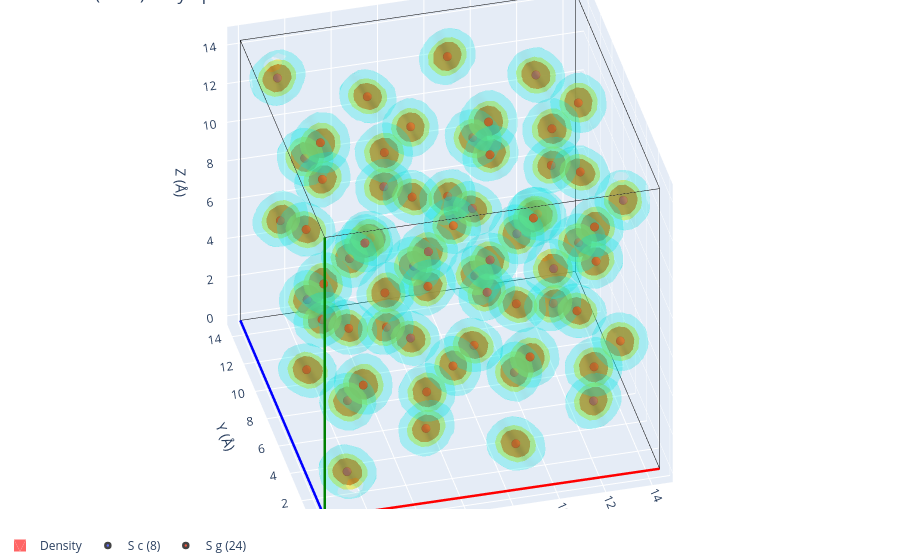

Source (notebook cell):
### Markdown cell above
## A framework species: S

The framework species are not taken from density peaks: each framework atom becomes one site
at its time-averaged position. The scan still keeps every species' density
([`scan.density('S')`][gemdat.crystallizer.CrystallizerScan.density]), so the same plots
show how well that single position describes the atom. Here the S density at each site is
a compact blob rather than a smeared rotational shell: the SbS4/WS4 tetrahedra either keep
their orientation or jump between orientations that put the S atoms back on the same
positions, so a single averaged position per atom describes S well.

### Code cell
scan.plot_sites(specie='S')

### Figure 1 — Plotly figure (JSON) as saved in the notebook; plotly's stock layout.template omitted (floating-point values rounded to 4 significant figures; data arrays with more than 128 entries replaced by an {"elided": "..."} marker saying what was removed)
{"data": [{"line": {"color": "red", "width": 5}, "mode": "lines", "showlegend": false, "type": "scatter3d", "x": [0.0, 14.44], "y": [0.0, -0.02995], "z": [0.0, 3.137e-05]}, {"line": {"color": "blue", "width": 5}, "mode": "lines", "showlegend": false, "type": "scatter3d", "x": [0.0, -0.02995], "y": [0.0, 14.44], "z": [0.0, -5.366e-05]}, {"line": {"color": "green", "width": 5}, "mode": "lines", "showlegend": false, "type": "scatter3d", "x": [0.0, 3.129e-05], "y": [0.0, -5.396e-05], "z": [0.0, 14.48]}, {"line": {"color": "black", "width": 1}, "mode": "lines", "showlegend": false, "type": "scatter3d", "x": [14.44, 14.41], "y": [-0.02995, 14.41], "z": [3.137e-05, -2.229e-05]}, {"line": {"color": "black", "width": 1}, "mode": "lines", "showlegend": false, "type": "scatter3d", "x": [14.44, 14.44], "y": [-0.02995, -0.03], "z": [3.137e-05, 14.48]}, {"line": {"color": "black", "width": 1}, "mode": "lines", "showlegend": false, "type": "scatter3d", "x": [-0.02995, 14.41], "y": [14.44, 14.41], "z": [-5.366e-05, -2.229e-05]}, {"line": {"color": "black", "width": 1}, "mode": "lines", "showlegend": false, "type": "scatter3d", "x": [-0.02995, -0.02991], "y": [14.44, 14.44], "z": [-5.366e-05, 14.48]}, {"line": {"color": "black", "width": 1}, "mode": "lines", "showlegend": false, "type": "scatter3d", "x": [3.129e-05, 14.44], "y": [-5.396e-05, -0.03], "z": [14.48, 14.48]}, {"line": {"color": "black", "width": 1}, "mode": "lines", "showlegend": false, "type": "scatter3d", "x": [3.129e-05, -0.02991], "y": [-5.396e-05, 14.44], "z": [14.48, 14.48]}, {"line": {"color": "black", "width": 1}, "mode": "lines", "showlegend": false, "type": "scatter3d", "x": [14.41, -0.02991], "y": [14.41, 14.44], "z": [14.48, 14.48]}, {"line": {"color": "black", "width": 1}, "mode": "lines", "showlegend": false, "type": "scatter3d", "x": [14.41, 14.44], "y": [14.41, -0.03], "z": [14.48, 14.48]}, {"line": {"color": "black", "width": 1}, "mode": "lines", "showlegend": false, "type": "scatter3d", "x": [14.41, 14.41], "y": [14.41, 14.41], "z": [14.48, -2.229e-05]}, {"color": "red", "i": {"elided": "9300 int values"}, "j": {"elided": "9300 int values"}, "k": {"elided": "9300 int values"}, "legendgroup": "density", "name": "Density", "opacity": 0.6, "showlegend": true, "type": "mesh3d", "x": {"elided": "4778 float values"}, "y": {"elided": "4778 float values"}, "z": {"elided": "4778 float values"}}, {"color": "yellow", "i": {"elided": "16352 int values"}, "j": {"elided": "16352 int values"}, "k": {"elided": "16352 int values"}, "legendgroup": "density", "name": "Density", "opacity": 0.3, "showlegend": false, "type": "mesh3d", "x": {"elided": "8304 float values"}, "y": {"elided": "8304 float values"}, "z": {"elided": "8304 float values"}}, {"color": "cyan", "i": {"elided": "35390 int values"}, "j": {"elided": "35390 int values"}, "k": {"elided": "35390 int values"}, "legendgroup": "density", "name": "Density", "opacity": 0.15, "showlegend": false, "type": "mesh3d", "x": {"elided": "17876 float values"}, "y": {"elided": "17876 float values"}, "z": {"elided": "17876 float values"}}, {"line": {"color": "red", "width": 5}, "mode": "lines", "showlegend": false, "type": "scatter3d", "x": [0.0, 14.44], "y": [0.0, -0.02995], "z": [0.0, 3.137e-05]}, {"line": {"color": "blue", "width": 5}, "mode": "lines", "showlegend": false, "type": "scatter3d", "x": [0.0, -0.02995], "y": [0.0, 14.44], "z": [0.0, -5.366e-05]}, {"line": {"color": "green", "width": 5}, "mode": "lines", "showlegend": false, "type": "scatter3d", "x": [0.0, 3.129e-05], "y": [0.0, -5.396e-05], "z": [0.0, 14.48]}, {"line": {"color": "black", "width": 1}, "mode": "lines", "showlegend": false, "type": "scatter3d", "x": [14.44, 14.41], "y": [-0.02995, 14.41], "z": [3.137e-05, -2.229e-05]}, {"line": {"color": "black", "width": 1}, "mode": "lines", "showlegend": false, "type": "scatter3d", "x": [14.44, 14.44], "y": [-0.02995, -0.03], "z": [3.137e-05, 14.48]}, {"line": {"color": "black", "width": 1}, "mode": "lines", "showlegend": false, "type": "scatter3d", "x": [-0.02995, 14.41], "y": [14.44, 14.41], "z": [-5.366e-05, -2.229e-05]}, {"line": {"color": "black", "width": 1}, "mode": "lines", "showlegend": false, "type": "scatter3d", "x": [-0.02995, -0.02991], "y": [14.44, 14.44], "z": [-5.366e-05, 14.48]}, {"line": {"color": "black", "width": 1}, "mode": "lines", "showlegend": false, "type": "scatter3d", "x": [3.129e-05, 14.44], "y": [-5.396e-05, -0.03], "z": [14.48, 14.48]}, {"line": {"color": "black", "width": 1}, "mode": "lines", "showlegend": false, "type": "scatter3d", "x": [3.129e-05, -0.02991], "y": [-5.396e-05, 14.44], "z": [14.48, 14.48]}, {"line": {"color": "black", "width": 1}, "mode": "lines", "showlegend": false, "type": "scatter3d", "x": [14.41, -0.02991], "y": [14.41, 14.44], "z": [14.48, 14.48]}, {"line": {"color": "black", "width": 1}, "mode": "lines", "showlegend": false, "type": "scatter3d", "x": [14.41, 14.44], "y": [14.41, -0.03], "z": [14.48, 14.48]}, {"line": {"color": "black", "width": 1}, "mode": "lines", "showlegend": false, "type": "scatter3d", "x": [14.41, 14.41], "y": [14.41, 14.41], "z": [14.48, -2.229e-05]}, {"hovertemplate": "%{hovertext}<extra></extra>", "hovertext": ["S c (8)<br>occupancy: 1.00"], "legendgroup": "S c (8)", "marker": {"color": "#636EFA", "line": {"width": 2.5}, "size": 5}, "mode": "markers", "name": "S c (8)", "showlegend": true, "type": "scatter3d", "x": [1.28], "y": [1.285], "z": [1.249]}, {"hovertemplate": "%{hovertext}<extra></extra>", "hovertext": ["S g (24)<br>occupancy: 1.00"], "legendgroup": "S g (24)", "marker": {"color": "#EF553B", "line": {"width": 2.5}, "size": 5}, "mode": "markers", "name": "S g (24)", "showlegend": true, "type": "scatter3d", "x": [1.378], "y": [1.383], "z": [8.567]}, {"hovertemplate": "%{hovertext}<extra></extra>", "hovertext": ["S g (24)<br>occupancy: 1.00"], "legendgroup": "S g (24)", "marker": {"color": "#EF553B", "line": {"width": 2.5}, "size": 5}, "mode": "markers", "name": "S g (24)", "showlegend": false, "type": "scatter3d", "x": [1.363], "y": [8.583], "z": [1.347]}, {"hovertemplate": "%{hovertext}<extra></extra>", "hovertext": ["S g (24)<br>occupancy: 1.00"], "legendgroup": "S g (24)", "marker": {"color": "#EF553B", "line": {"width": 2.5}, "size": 5}, "mode": "markers", "name": "S g (24)", "showlegend": false, "type": "scatter3d", "x": [1.345], "y": [8.601], "z": [8.585]}, {"hovertemplate": "%{hovertext}<extra></extra>", "hovertext": ["S g (24)<br>occupancy: 1.00"], "legendgroup": "S g (24)", "marker": {"color": "#EF553B", "line": {"width": 2.5}, "size": 5}, "mode": "markers", "name": "S g (24)", "showlegend": false, "type": "scatter3d", "x": [8.579], "y": [1.368], "z": [1.347]}, {"hovertemplate": "%{hovertext}<extra></extra>", "hovertext": ["S g (24)<br>occupancy: 1.00"], "legendgroup": "S g (24)", "marker": {"color": "#EF553B", "line": {"width": 2.5}, "size": 5}, "mode": "markers", "name": "S g (24)", "showlegend": false, "type": "scatter3d", "x": [8.597], "y": [1.35], "z": [8.585]}, {"hovertemplate": "%{hovertext}<extra></extra>", "hovertext": ["S g (24)<br>occupancy: 1.00"], "legendgroup": "S g (24)", "marker": {"color": "#EF553B", "line": {"width": 2.5}, "size": 5}, "mode": "markers", "name": "S g (24)", "showlegend": false, "type": "scatter3d", "x": [8.582], "y": [8.586], "z": [1.329]}, {"hovertemplate": "%{hovertext}<extra></extra>", "hovertext": ["S c (8)<br>occupancy: 1.00"], "legendgroup": "S c (8)", "marker": {"color": "#636EFA", "line": {"width": 2.5}, "size": 5}, "mode": "markers", "name": "S c (8)", "showlegend": false, "type": "scatter3d", "x": [8.484], "y": [8.489], "z": [8.487]}, {"hovertemplate": "%{hovertext}<extra></extra>", "hovertext": ["S g (24)<br>occupancy: 1.00"], "legendgroup": "S g (24)", "marker": {"color": "#EF553B", "line": {"width": 2.5}, "size": 5}, "mode": "markers", "name": "S g (24)", "showlegend": false, "type": "scatter3d", "x": [1.351], "y": [5.872], "z": [5.849]}, {"hovertemplate": "%{hovertext}<extra></extra>", "hovertext": ["S g (24)<br>occupancy: 1.00"], "legendgroup": "S g (24)", "marker": {"color": "#EF553B", "line": {"width": 2.5}, "size": 5}, "mode": "markers", "name": "S g (24)", "showlegend": false, "type": "scatter3d", "x": [1.369], "y": [5.89], "z": [13.09]}, {"hovertemplate": "%{hovertext}<extra></extra>", "hovertext": ["S g (24)<br>occupancy: 1.00"], "legendgroup": "S g (24)", "marker": {"color": "#EF553B", "line": {"width": 2.5}, "size": 5}, "mode": "markers", "name": "S g (24)", "showlegend": false, "type": "scatter3d", "x": [1.354], "y": [13.09], "z": [5.867]}, {"hovertemplate": "%{hovertext}<extra></extra>", "hovertext": ["S c (8)<br>occupancy: 1.00"], "legendgroup": "S c (8)", "marker": {"color": "#636EFA", "line": {"width": 2.5}, "size": 5}, "mode": "markers", "name": "S c (8)", "showlegend": false, "type": "scatter3d", "x": [1.256], "y": [13.19], "z": [13.18]}, {"hovertemplate": "%{hovertext}<extra></extra>", "hovertext": ["S c (8)<br>occupancy: 1.00"], "legendgroup": "S c (8)", "marker": {"color": "#636EFA", "line": {"width": 2.5}, "size": 5}, "mode": "markers", "name": "S c (8)", "showlegend": false, "type": "scatter3d", "x": [8.489], "y": [5.956], "z": [5.947]}, {"hovertemplate": "%{hovertext}<extra></extra>", "hovertext": ["S g (24)<br>occupancy: 1.00"], "legendgroup": "S g (24)", "marker": {"color": "#EF553B", "line": {"width": 2.5}, "size": 5}, "mode": "markers", "name": "S g (24)", "showlegend": false, "type": "scatter3d", "x": [8.588], "y": [5.857], "z": [13.1]}, {"hovertemplate": "%{hovertext}<extra></extra>", "hovertext": ["S g (24)<br>occupancy: 1.00"], "legendgroup": "S g (24)", "marker": {"color": "#EF553B", "line": {"width": 2.5}, "size": 5}, "mode": "markers", "name": "S g (24)", "showlegend": false, "type": "scatter3d", "x": [8.573], "y": [13.09], "z": [5.849]}, {"hovertemplate": "%{hovertext}<extra></extra>", "hovertext": ["S g (24)<br>occupancy: 1.00"], "legendgroup": "S g (24)", "marker": {"color": "#EF553B", "line": {"width": 2.5}, "size": 5}, "mode": "markers", "name": "S g (24)", "showlegend": false, "type": "scatter3d", "x": [8.555], "y": [13.08], "z": [13.09]}, {"hovertemplate": "%{hovertext}<extra></extra>", "hovertext": ["S g (24)<br>occupancy: 1.00"], "legendgroup": "S g (24)", "marker": {"color": "#EF553B", "line": {"width": 2.5}, "size": 5}, "mode": "markers", "name": "S g (24)", "showlegend": false, "type": "scatter3d", "x": [5.858], "y": [5.863], "z": [1.329]}, {"hovertemplate": "%{hovertext}<extra></extra>", "hovertext": ["S c (8)<br>occupancy: 1.00"], "legendgroup": "S c (8)", "marker": {"color": "#636EFA", "line": {"width": 2.5}, "size": 5}, "mode": "markers", "name": "S c (8)", "showlegend": false, "type": "scatter3d", "x": [5.956], "y": [5.961], "z": [8.487]}, {"hovertemplate": "%{hovertext}<extra></extra>", "hovertext": ["S g (24)<br>occupancy: 1.00"], "legendgroup": "S g (24)", "marker": {"color": "#EF553B", "line": {"width": 2.5}, "size": 5}, "mode": "markers", "name": "S g (24)", "showlegend": false, "type": "scatter3d", "x": [5.862], "y": [13.08], "z": [1.347]}, {"hovertemplate": "%{hovertext}<extra></extra>", "hovertext": ["S g (24)<br>occupancy: 1.00"], "legendgroup": "S g (24)", "marker": {"color": "#EF553B", "line": {"width": 2.5}, "size": 5}, "mode": "markers", "name": "S g (24)", "showlegend": false, "type": "scatter3d", "x": [5.843], "y": [13.1], "z": [8.585]}, {"hovertemplate": "%{hovertext}<extra></extra>", "hovertext": ["S g (24)<br>occupancy: 1.00"], "legendgroup": "S g (24)", "marker": {"color": "#EF553B", "line": {"width": 2.5}, "size": 5}, "mode": "markers", "name": "S g (24)", "showlegend": false, "type": "scatter3d", "x": [13.08], "y": [5.866], "z": [1.347]}, {"hovertemplate": "%{hovertext}<extra></extra>", "hovertext": ["S g (24)<br>occupancy: 1.00"], "legendgroup": "S g (24)", "marker": {"color": "#EF553B", "line": {"width": 2.5}, "size": 5}, "mode": "markers", "name": "S g (24)", "showlegend": false, "type": "scatter3d", "x": [13.1], "y": [5.848], "z": [8.585]}, {"hovertemplate": "%{hovertext}<extra></extra>", "hovertext": ["S c (8)<br>occupancy: 1.00"], "legendgroup": "S c (8)", "marker": {"color": "#636EFA", "line": {"width": 2.5}, "size": 5}, "mode": "markers", "name": "S c (8)", "showlegend": false, "type": "scatter3d", "x": [13.16], "y": [13.16], "z": [1.249]}, {"hovertemplate": "%{hovertext}<extra></extra>", "hovertext": ["S g (24)<br>occupancy: 1.00"], "legendgroup": "S g (24)", "marker": {"color": "#EF553B", "line": {"width": 2.5}, "size": 5}, "mode": "markers", "name": "S g (24)", "showlegend": false, "type": "scatter3d", "x": [13.06], "y": [13.07], "z": [8.567]}, {"hovertemplate": "%{hovertext}<extra></extra>", "hovertext": ["S g (24)<br>occupancy: 1.00"], "legendgroup": "S g (24)", "marker": {"color": "#EF553B", "line": {"width": 2.5}, "size": 5}, "mode": "markers", "name": "S g (24)", "showlegend": false, "type": "scatter3d", "x": [5.868], "y": [1.356], "z": [5.849]}, {"hovertemplate": "%{hovertext}<extra></extra>", "hovertext": ["S g (24)<br>occupancy: 1.00"], "legendgroup": "S g (24)", "marker": {"color": "#EF553B", "line": {"width": 2.5}, "size": 5}, "mode": "markers", "name": "S g (24)", "showlegend": false, "type": "scatter3d", "x": [5.886], "y": [1.374], "z": [13.09]}, {"hovertemplate": "%{hovertext}<extra></extra>", "hovertext": ["S c (8)<br>occupancy: 1.00"], "legendgroup": "S c (8)", "marker": {"color": "#636EFA", "line": {"width": 2.5}, "size": 5}, "mode": "markers", "name": "S c (8)", "showlegend": false, "type": "scatter3d", "x": [5.951], "y": [8.494], "z": [5.947]}, {"hovertemplate": "%{hovertext}<extra></extra>", "hovertext": ["S g (24)<br>occupancy: 1.00"], "legendgroup": "S g (24)", "marker": {"color": "#EF553B", "line": {"width": 2.5}, "size": 5}, "mode": "markers", "name": "S g (24)", "showlegend": false, "type": "scatter3d", "x": [5.853], "y": [8.592], "z": [13.1]}, {"hovertemplate": "%{hovertext}<extra></extra>", "hovertext": ["S g (24)<br>occupancy: 1.00"], "legendgroup": "S g (24)", "marker": {"color": "#EF553B", "line": {"width": 2.5}, "size": 5}, "mode": "markers", "name": "S g (24)", "showlegend": false, "type": "scatter3d", "x": [13.09], "y": [1.359], "z": [5.867]}, {"hovertemplate": "%{hovertext}<extra></extra>", "hovertext": ["S c (8)<br>occupancy: 1.00"], "legendgroup": "S c (8)", "marker": {"color": "#636EFA", "line": {"width": 2.5}, "size": 5}, "mode": "markers", "name": "S c (8)", "showlegend": false, "type": "scatter3d", "x": [13.18], "y": [1.26], "z": [13.18]}, {"hovertemplate": "%{hovertext}<extra></extra>", "hovertext": ["S g (24)<br>occupancy: 1.00"], "legendgroup": "S g (24)", "marker": {"color": "#EF553B", "line": {"width": 2.5}, "size": 5}, "mode": "markers", "name": "S g (24)", "showlegend": false, "type": "scatter3d", "x": [13.09], "y": [8.577], "z": [5.849]}, {"hovertemplate": "%{hovertext}<extra></extra>", "hovertext": ["S g (24)<br>occupancy: 1.00"], "legendgroup": "S g (24)", "marker": {"color": "#EF553B", "line": {"width": 2.5}, "size": 5}, "mode": "markers", "name": "S g (24)", "showlegend": false, "type": "scatter3d", "x": [13.07], "y": [8.559], "z": [13.09]}, {"hovertemplate": "%{hovertext}<extra></extra>", "hovertext": ["S c (8)<br>occupancy: 1.00"], "legendgroup": "S c (8)", "marker": {"color": "#636EFA", "line": {"width": 2.5}, "size": 5}, "mode": "markers", "name": "S c (8)", "showlegend": false, "type": "scatter3d", "x": [4.936], "y": [4.941], "z": [4.922]}, {"hovertemplate": "%{hovertext}<extra></extra>", "hovertext": ["S g (24)<br>occupancy: 1.00"], "legendgroup": "S g (24)", "marker": {"color": "#EF553B", "line": {"width": 2.5}, "size": 5}, "mode": "markers", "name": "S g (24)", "showlegend": false, "type": "scatter3d", "x": [5.024], "y": [5.029], "z": [12.13]}, {"hovertemplate": "%{hovertext}<extra></extra>", "hovertext": ["S g (24)<br>occupancy: 1.00"], "legendgroup": "S g (24)", "marker": {"color": "#EF553B", "line": {"width": 2.5}, "size": 5}, "mode": "markers", "name": "S g (24)", "showlegend": false, "type": "scatter3d", "x": [5.009], "y": [12.13], "z": [5.01]}, {"hovertemplate": "%{hovertext}<extra></extra>", "hovertext": ["S g (24)<br>occupancy: 1.00"], "legendgroup": "S g (24)", "marker": {"color": "#EF553B", "line": {"width": 2.5}, "size": 5}, "mode": "markers", "name": "S g (24)", "showlegend": false, "type": "scatter3d", "x": [4.895], "y": [12.25], "z": [12.25]}, {"hovertemplate": "%{hovertext}<extra></extra>", "hovertext": ["S g (24)<br>occupancy: 1.00"], "legendgroup": "S g (24)", "marker": {"color": "#EF553B", "line": {"width": 2.5}, "size": 5}, "mode": "markers", "name": "S g (24)", "showlegend": false, "type": "scatter3d", "x": [12.13], "y": [5.014], "z": [5.01]}, {"hovertemplate": "%{hovertext}<extra></extra>", "hovertext": ["S g (24)<br>occupancy: 1.00"], "legendgroup": "S g (24)", "marker": {"color": "#EF553B", "line": {"width": 2.5}, "size": 5}, "mode": "markers", "name": "S g (24)", "showlegend": false, "type": "scatter3d", "x": [12.24], "y": [4.899], "z": [12.25]}, {"hovertemplate": "%{hovertext}<extra></extra>", "hovertext": ["S g (24)<br>occupancy: 1.00"], "legendgroup": "S g (24)", "marker": {"color": "#EF553B", "line": {"width": 2.5}, "size": 5}, "mode": "markers", "name": "S g (24)", "showlegend": false, "type": "scatter3d", "x": [12.23], "y": [12.23], "z": [4.896]}, {"hovertemplate": "%{hovertext}<extra></extra>", "hovertext": ["S c (8)<br>occupancy: 1.00"], "legendgroup": "S c (8)", "marker": {"color": "#636EFA", "line": {"width": 2.5}, "size": 5}, "mode": "markers", "name": "S c (8)", "showlegend": false, "type": "scatter3d", "x": [12.14], "y": [12.14], "z": [12.16]}, {"hovertemplate": "%{hovertext}<extra></extra>", "hovertext": ["S g (24)<br>occupancy: 1.00"], "legendgroup": "S g (24)", "marker": {"color": "#EF553B", "line": {"width": 2.5}, "size": 5}, "mode": "markers", "name": "S g (24)", "showlegend": false, "type": "scatter3d", "x": [4.915], "y": [2.212], "z": [2.186]}, {"hovertemplate": "%{hovertext}<extra></extra>", "hovertext": ["S g (24)<br>occupancy: 1.00"], "legendgroup": "S g (24)", "marker": {"color": "#EF553B", "line": {"width": 2.5}, "size": 5}, "mode": "markers", "name": "S g (24)", "showlegend": false, "type": "scatter3d", "x": [5.03], "y": [2.326], "z": [9.424]}, {"hovertemplate": "%{hovertext}<extra></extra>", "hovertext": ["S g (24)<br>occupancy: 1.00"], "legendgroup": "S g (24)", "marker": {"color": "#EF553B", "line": {"width": 2.5}, "size": 5}, "mode": "markers", "name": "S g (24)", "showlegend": false, "type": "scatter3d", "x": [5.015], "y": [9.43], "z": [2.301]}, {"hovertemplate": "%{hovertext}<extra></extra>", "hovertext": ["S c (8)<br>occupancy: 1.00"], "legendgroup": "S c (8)", "marker": {"color": "#636EFA", "line": {"width": 2.5}, "size": 5}, "mode": "markers", "name": "S c (8)", "showlegend": false, "type": "scatter3d", "x": [4.927], "y": [9.518], "z": [9.512]}, {"hovertemplate": "%{hovertext}<extra></extra>", "hovertext": ["S c (8)<br>occupancy: 1.00"], "legendgroup": "S c (8)", "marker": {"color": "#636EFA", "line": {"width": 2.5}, "size": 5}, "mode": "markers", "name": "S c (8)", "showlegend": false, "type": "scatter3d", "x": [12.16], "y": [2.285], "z": [2.274]}, {"hovertemplate": "%{hovertext}<extra></extra>", "hovertext": ["S g (24)<br>occupancy: 1.00"], "legendgroup": "S g (24)", "marker": {"color": "#EF553B", "line": {"width": 2.5}, "size": 5}, "mode": "markers", "name": "S g (24)", "showlegend": false, "type": "scatter3d", "x": [12.25], "y": [2.197], "z": [9.538]}, {"hovertemplate": "%{hovertext}<extra></extra>", "hovertext": ["S g (24)<br>occupancy: 1.00"], "legendgroup": "S g (24)", "marker": {"color": "#EF553B", "line": {"width": 2.5}, "size": 5}, "mode": "markers", "name": "S g (24)", "showlegend": false, "type": "scatter3d", "x": [12.23], "y": [9.529], "z": [2.186]}, {"hovertemplate": "%{hovertext}<extra></extra>", "hovertext": ["S g (24)<br>occupancy: 1.00"], "legendgroup": "S g (24)", "marker": {"color": "#EF553B", "line": {"width": 2.5}, "size": 5}, "mode": "markers", "name": "S g (24)", "showlegend": false, "type": "scatter3d", "x": [12.12], "y": [9.415], "z": [9.424]}, {"hovertemplate": "%{hovertext}<extra></extra>", "hovertext": ["S g (24)<br>occupancy: 1.00"], "legendgroup": "S g (24)", "marker": {"color": "#EF553B", "line": {"width": 2.5}, "size": 5}, "mode": "markers", "name": "S g (24)", "showlegend": false, "type": "scatter3d", "x": [2.213], "y": [2.217], "z": [4.896]}, {"hovertemplate": "%{hovertext}<extra></extra>", "hovertext": ["S c (8)<br>occupancy: 1.00"], "legendgroup": "S c (8)", "marker": {"color": "#636EFA", "line": {"width": 2.5}, "size": 5}, "mode": "markers", "name": "S c (8)", "showlegend": false, "type": "scatter3d", "x": [2.301], "y": [2.305], "z": [12.16]}, {"hovertemplate": "%{hovertext}<extra></extra>", "hovertext": ["S g (24)<br>occupancy: 1.00"], "legendgroup": "S g (24)", "marker": {"color": "#EF553B", "line": {"width": 2.5}, "size": 5}, "mode": "markers", "name": "S g (24)", "showlegend": false, "type": "scatter3d", "x": [2.312], "y": [9.436], "z": [5.01]}, {"hovertemplate": "%{hovertext}<extra></extra>", "hovertext": ["S g (24)<br>occupancy: 1.00"], "legendgroup": "S g (24)", "marker": {"color": "#EF553B", "line": {"width": 2.5}, "size": 5}, "mode": "markers", "name": "S g (24)", "showlegend": false, "type": "scatter3d", "x": [2.198], "y": [9.55], "z": [12.25]}, {"hovertemplate": "%{hovertext}<extra></extra>", "hovertext": ["S g (24)<br>occupancy: 1.00"], "legendgroup": "S g (24)", "marker": {"color": "#EF553B", "line": {"width": 2.5}, "size": 5}, "mode": "markers", "name": "S g (24)", "showlegend": false, "type": "scatter3d", "x": [9.431], "y": [2.317], "z": [5.01]}, {"hovertemplate": "%{hovertext}<extra></extra>", "hovertext": ["S g (24)<br>occupancy: 1.00"], "legendgroup": "S g (24)", "marker": {"color": "#EF553B", "line": {"width": 2.5}, "size": 5}, "mode": "markers", "name": "S g (24)", "showlegend": false, "type": "scatter3d", "x": [9.546], "y": [2.202], "z": [12.25]}, {"hovertemplate": "%{hovertext}<extra></extra>", "hovertext": ["S c (8)<br>occupancy: 1.00"], "legendgroup": "S c (8)", "marker": {"color": "#636EFA", "line": {"width": 2.5}, "size": 5}, "mode": "markers", "name": "S c (8)", "showlegend": false, "type": "scatter3d", "x": [9.504], "y": [9.509], "z": [4.922]}, {"hovertemplate": "%{hovertext}<extra></extra>", "hovertext": ["S g (24)<br>occupancy: 1.00"], "legendgroup": "S g (24)", "marker": {"color": "#EF553B", "line": {"width": 2.5}, "size": 5}, "mode": "markers", "name": "S g (24)", "showlegend": false, "type": "scatter3d", "x": [9.416], "y": [9.421], "z": [12.13]}, {"hovertemplate": "%{hovertext}<extra></extra>", "hovertext": ["S g (24)<br>occupancy: 1.00"], "legendgroup": "S g (24)", "marker": {"color": "#EF553B", "line": {"width": 2.5}, "size": 5}, "mode": "markers", "name": "S g (24)", "showlegend": false, "type": "scatter3d", "x": [2.207], "y": [4.92], "z": [2.186]}, {"hovertemplate": "%{hovertext}<extra></extra>", "hovertext": ["S g (24)<br>occupancy: 1.00"], "legendgroup": "S g (24)", "marker": {"color": "#EF553B", "line": {"width": 2.5}, "size": 5}, "mode": "markers", "name": "S g (24)", "showlegend": false, "type": "scatter3d", "x": [2.321], "y": [5.034], "z": [9.423]}, {"hovertemplate": "%{hovertext}<extra></extra>", "hovertext": ["S c (8)<br>occupancy: 1.00"], "legendgroup": "S c (8)", "marker": {"color": "#636EFA", "line": {"width": 2.5}, "size": 5}, "mode": "markers", "name": "S c (8)", "showlegend": false, "type": "scatter3d", "x": [2.28], "y": [12.16], "z": [2.274]}, {"hovertemplate": "%{hovertext}<extra></extra>", "hovertext": ["S g (24)<br>occupancy: 1.00"], "legendgroup": "S g (24)", "marker": {"color": "#EF553B", "line": {"width": 2.5}, "size": 5}, "mode": "markers", "name": "S g (24)", "showlegend": false, "type": "scatter3d", "x": [2.192], "y": [12.25], "z": [9.538]}, {"hovertemplate": "%{hovertext}<extra></extra>", "hovertext": ["S g (24)<br>occupancy: 1.00"], "legendgroup": "S g (24)", "marker": {"color": "#EF553B", "line": {"width": 2.5}, "size": 5}, "mode": "markers", "name": "S g (24)", "showlegend": false, "type": "scatter3d", "x": [9.426], "y": [5.019], "z": [2.301]}, {"hovertemplate": "%{hovertext}<extra></extra>", "hovertext": ["S c (8)<br>occupancy: 1.00"], "legendgroup": "S c (8)", "marker": {"color": "#636EFA", "line": {"width": 2.5}, "size": 5}, "mode": "markers", "name": "S c (8)", "showlegend": false, "type": "scatter3d", "x": [9.514], "y": [4.931], "z": [9.512]}, {"hovertemplate": "%{hovertext}<extra></extra>", "hovertext": ["S g (24)<br>occupancy: 1.00"], "legendgroup": "S g (24)", "marker": {"color": "#EF553B", "line": {"width": 2.5}, "size": 5}, "mode": "markers", "name": "S g (24)", "showlegend": false, "type": "scatter3d", "x": [9.525], "y": [12.24], "z": [2.186]}, {"hovertemplate": "%{hovertext}<extra></extra>", "hovertext": ["S g (24)<br>occupancy: 1.00"], "legendgroup": "S g (24)", "marker": {"color": "#EF553B", "line": {"width": 2.5}, "size": 5}, "mode": "markers", "name": "S g (24)", "showlegend": false, "type": "scatter3d", "x": [9.411], "y": [12.12], "z": [9.423]}], "layout": {"legend": {"orientation": "h", "x": 0, "xanchor": "left", "y": -0.1, "yanchor": "bottom"}, "margin": {"b": 0, "l": 0, "r": 0, "t": 0}, "scene": {"aspectmode": "manual", "aspectratio": {"x": 1.444, "y": 1.444, "z": 1.448}, "camera": {"eye": {"x": -0.7219, "y": -2.887, "z": 2.171}, "projection": {"type": "orthographic"}}, "xaxis": {"title": {"text": "X (Å)"}}, "yaxis": {"title": {"text": "Y (Å)"}}, "zaxis": {"title": {"text": "Z (Å)"}}}, "showlegend": true, "title": {"text": "I-43m (#217) at symprec=0.452 Å"}}}
